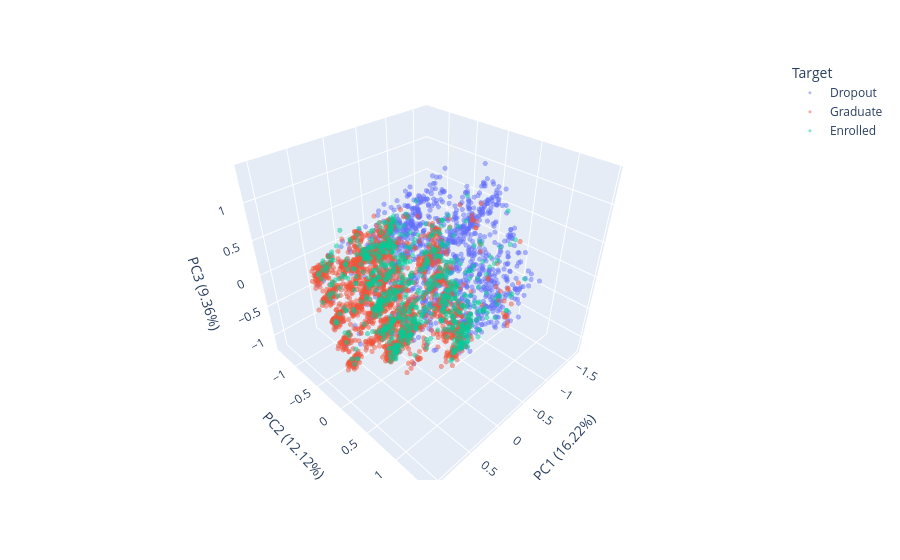

Write notebook code for a chart like this one.
### Code cell
# Aplicação Método PCA para 3 componentes
pca = PCA(n_components = 3)
principalComponents = pca.fit_transform(scaled_students_df)

pca_df = pd.DataFrame(
    data = principalComponents,
    columns = ['principal component 1', 'principal component 2', 'principal component 3'])

graphic_pca_df = pd.concat([pca_df, y.reset_index(drop = True)], axis = 1)

fig = px.scatter_3d(
    graphic_pca_df,
    x = 'principal component 1',
    y = 'principal component 2',
    z = 'principal component 3',
    color = y.name,
    opacity = 0.5,)

fig.update_traces(marker = dict(size = 3))
fig.update_layout(
    scene = dict(
        xaxis_title = f'PC1 ({pca.explained_variance_ratio_[0]*100:.2f}%)',
        yaxis_title = f'PC2 ({pca.explained_variance_ratio_[1]*100:.2f}%)',
        zaxis_title = f'PC3 ({pca.explained_variance_ratio_[2]*100:.2f}%)' ))

fig.show()

### Figure 1 — Plotly figure (JSON) as saved in the notebook; plotly's stock layout.template omitted (floating-point values rounded to 4 significant figures; data arrays with more than 128 entries replaced by an {"elided": "..."} marker saying what was removed)
{"data": [{"hovertemplate": "Target=Dropout<br>principal component 1=%{x}<br>principal component 2=%{y}<br>principal component 3=%{z}<extra></extra>", "legendgroup": "Dropout", "marker": {"color": "#636efa", "opacity": 0.5, "size": 3, "symbol": "circle"}, "mode": "markers", "name": "Dropout", "scene": "scene", "showlegend": true, "type": "scatter3d", "x": {"elided": "1421 float values"}, "y": {"elided": "1421 float values"}, "z": {"elided": "1421 float values"}}, {"hovertemplate": "Target=Graduate<br>principal component 1=%{x}<br>principal component 2=%{y}<br>principal component 3=%{z}<extra></extra>", "legendgroup": "Graduate", "marker": {"color": "#EF553B", "opacity": 0.5, "size": 3, "symbol": "circle"}, "mode": "markers", "name": "Graduate", "scene": "scene", "showlegend": true, "type": "scatter3d", "x": {"elided": "2209 float values"}, "y": {"elided": "2209 float values"}, "z": {"elided": "2209 float values"}}, {"hovertemplate": "Target=Enrolled<br>principal component 1=%{x}<br>principal component 2=%{y}<br>principal component 3=%{z}<extra></extra>", "legendgroup": "Enrolled", "marker": {"color": "#00cc96", "opacity": 0.5, "size": 3, "symbol": "circle"}, "mode": "markers", "name": "Enrolled", "scene": "scene", "showlegend": true, "type": "scatter3d", "x": {"elided": "794 float values"}, "y": {"elided": "794 float values"}, "z": {"elided": "794 float values"}}], "layout": {"legend": {"title": {"text": "Target"}, "tracegroupgap": 0}, "margin": {"t": 60}, "scene": {"domain": {"x": [0, 1], "y": [0, 1]}, "xaxis": {"title": {"text": "PC1 (16.22%)"}}, "yaxis": {"title": {"text": "PC2 (12.12%)"}}, "zaxis": {"title": {"text": "PC3 (9.36%)"}}}}}
